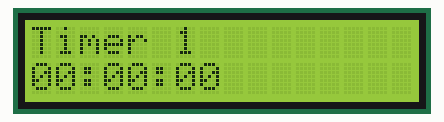
Bench run of a sketch on a simulated Arduino Uno, built with avr-gcc and run on an emulated ATmega328P. Shown: 16×2 character LCD.

Above: at 0.1 s.
At 4.1 s:
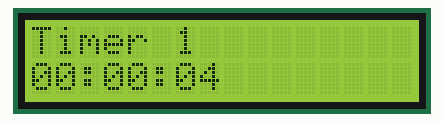
At 9.1 s:
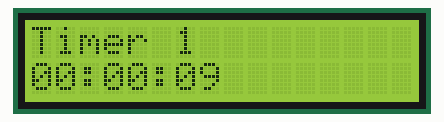
At 19.1 s:
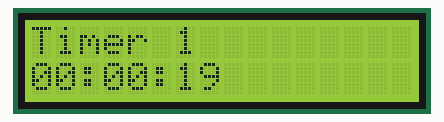
At 29.1 s:
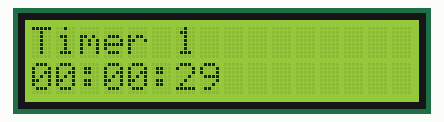
At 39.1 s:
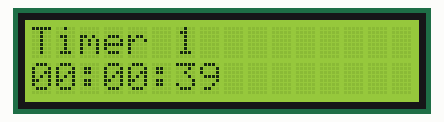

The sketch:

sketch_jun02a.ino
```cpp
#include <Wire.h>

#include <LiquidCrystal.h> // Подключаем библиотеку для LCD
LiquidCrystal lcd(8, 9, 4, 5, 6, 7); // Настройка пинов LCD shields


byte sec = 0;
byte minut = 0;
byte hor = 0;
int timer = 0;
int currentSec = 0;

void setup() {
  lcd.clear();
  lcd.begin(16, 2);
  //  lcd.print(WC.GS("Ардуино"));
  lcd.print("Timer 1");
  //  lcd.setCursor(8,1);
  //  lcd.print("LCD 1602");

}

void loop() {

  ///////////////////////// обработка таймера

  lcd.setCursor(0, 0);
  lcd.print("Timer 1");

  if ((millis() / 1000) - currentSec >= 1) {
    currentSec = millis() / 1000;
    sec ++;
  }

  if (sec == 60) {
    sec = 0;
    //  lcd.clear();
    minut ++;
  }

  if (minut == 60) {
    minut = 0;
    hor ++;
  }

  if (hor > 99) {
    hor = 0;
  }
  //////////////////////// вывод времяни

  if (sec == 0) {
    lcd.setCursor(6, 1);
    lcd.print("00");
  }
  else {
    lcd.setCursor(6, 1);
    if (sec < 10) lcd.print("0");
    lcd.print(sec);
  }
  lcd.setCursor(2, 1);
  lcd.print(":");
  lcd.setCursor(5, 1);
  lcd.print(":");

  if (minut == 0) {
    lcd.setCursor(3, 1);
    lcd.print("00");
  }
  else {
    lcd.setCursor(3, 1);
    if (minut < 10) lcd.print("0");
    lcd.print(minut);
  }

  if (hor == 0) {
    lcd.setCursor(0, 1);
    lcd.print("00");
  }
  else {
    lcd.setCursor(0, 1);
    if (hor < 10) lcd.print("0");
    lcd.print(hor);
  }
}
```

Measured:
- what the display in image 1 shows lasts 1.0 s, from 4.0 s to 5.0 s
